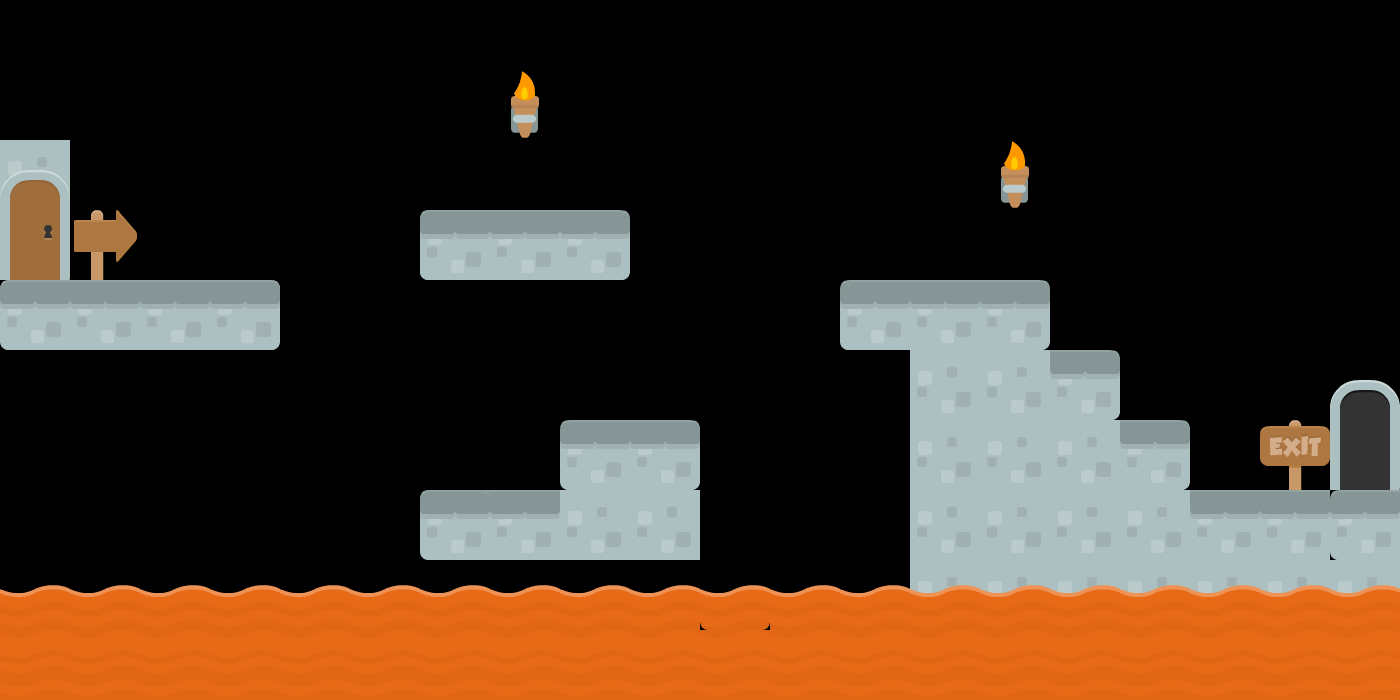

A level layout from a 2D game, rendered from its tile map. Below: a short description, then the map file with tile-grid data replaced by summaries:
An orthogonal 20x10 tile map with 70x70 px tiles, 2 tile layers (Tile Layer 1, background), 2 tilesets and 7 objects (5x ground, 2x block).

<map version="1.0" orientation="orthogonal" width="20" height="10" tilewidth="70" tileheight="70">
 <tileset firstgid="1" name="background-tiles" tilewidth="70" tileheight="70">
  <image source="../img/background-tiles.png" width="910" height="840" />
 </tileset>
 <tileset firstgid="157" name="aliens-badges" tilewidth="70" tileheight="70">
  <image source="../img/aliens-badges.png" width="188" height="141" />
 </tileset>
 <layer name="Tile Layer 1" width="20" height="10">
  <data>[200 cells, 43 non-empty, 12 distinct tile ids]</data>
 </layer>
 <layer name="background" width="20" height="10">
  <data>[200 cells, 58 non-empty, 13 distinct tile ids]</data>
 </layer>
 <objectgroup color="#ff0000" name="collision" width="20" height="10">
  <object name="ground" type="ground" x="0" y="280">
   <polyline points="0,0 280,0 280,70 0,70 0,0" />
  </object>
  <object name="ground" type="ground" x="560" y="420">
   <polyline points="0,0 0,70 -140,70 -140,140 -70,140 140,140 140,0 0,0" />
  </object>
  <object name="ground" type="ground" x="420" y="210">
   <polyline points="0,0 210,0 210,70 0,70 0,0" />
  </object>
  <object name="ground" type="ground" x="840" y="280">
   <polyline points="0,0 210,0 210,70 280,70 280,140 350,140 350,210 560,210 560,350 70,350 70,70 0,70 0,0" />
  </object>
  <object name="ground" type="ground" x="0" y="0">
   <polyline points="0,0 0,700 1400,700 1400,0 0,0" />
  </object>
 </objectgroup>
 <objectgroup name="blocks" width="20" height="10">
  <object name="block" type="block" x="420" y="70" width="70" height="70" />
  <object name="block" type="block" x="420" y="140" width="70" height="70" />
 </objectgroup>
</map>
